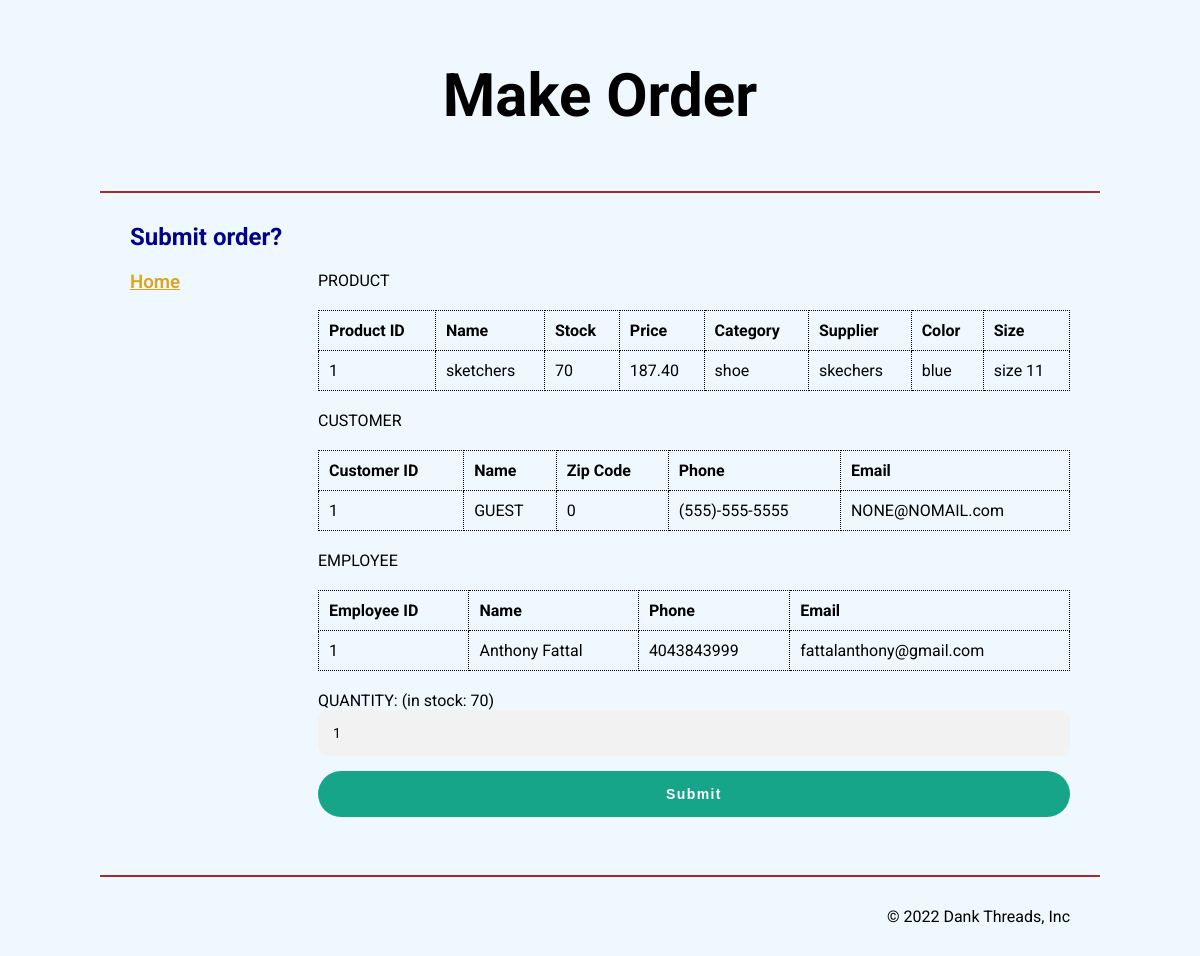
The page /placeorder.php?eid=1&cid=1&pid=1 on the database its author committed.
### tables this page shows
CREATE TABLE `products` (
  `pid` int(11) NOT NULL,
  `pname` varchar(255) NOT NULL,
  `stock` int(11) NOT NULL,
  `price` decimal(10,2) NOT NULL,
  `category` varchar(255) NOT NULL,
  `sid` int(255) NOT NULL,
  `color` varchar(255) NOT NULL,
  `psize` varchar(255) NOT NULL
);

CREATE TABLE `suppliers` (
  `sid` int(11) NOT NULL,
  `sname` varchar(250) NOT NULL
);

CREATE TABLE `customers` (
  `cid` int(11) NOT NULL,
  `cname` varchar(255) NOT NULL,
  `zip` int(11) NOT NULL,
  `phone_number` varchar(255) NOT NULL,
  `email` varchar(255) NOT NULL
);

CREATE TABLE `employees` (
  `eid` int(11) NOT NULL,
  `ename` varchar(255) NOT NULL,
  `phone_number` varchar(50) NOT NULL,
  `email` varchar(250) NOT NULL
);

### producttable.php (the view)
<?php
$sql3 = "SELECT *, suppliers.sname FROM `products` inner join suppliers where products.sid=suppliers.sid and pid=".$_REQUEST["pid"].";";
$result3 = mysqli_query($conn,$sql3);
$row3 = mysqli_fetch_assoc($result3);
echo '
<table class="list">
    <tr>
        <th>Product ID</th>
        <th>Name</th>
        <th>Stock</th>
        <th>Price</th>
        <th>Category</th>
        <th>Supplier</th>
        <th>Color</th>
        <th>Size</th>
    </tr>
    <tr>
        <td>'.$row3['pid'].'</td>
        <td>'.$row3['pname'].'</td>
        <td>'.$row3['stock'].'</td>
        <td>'.$row3['price'].'</td>
        <td>'.$row3['category'].'</td>
        <td>'.$row3['sname'].'</td>
        <td>'.$row3['color'].'</td>
        <td>'.$row3['psize'].'</td>
    </tr>
</table>';
?>

### placeorder.php (shortened to what this page needs)
<?php
include('db_conn.php');
?>
<!DOCTYPE html>
<html lang="en">
<head>
    <link rel="stylesheet" href="dtstyle.css">
    <link rel="stylesheet" href="formstyle.css">
</head>
<body>
    <header>
        <h1>
            Make Order
        </h1>
    </header>
    <main>
        <h2 class="page_title">
            Submit order?
        </h2>
        <div class="flex">
            <aside class="left">
                <h3 class="title"><a href="index.php">Home</a></h3>
            </aside>
            <aside class="right">
                PRODUCT
                <?php include('producttable.php'); ?>
                CUSTOMER
                <?php include('customertable.php'); ?>
                EMPLOYEE
                <?php include('employeetable.php'); ?>
                QUANTITY:
                (in stock: <?php echo $row3['stock']; ?>)
                <form method="post">
                    <input type="number" value="1" min="0" max = "<?php echo $row3['stock']; ?>" step="1" name="amount">
                    <button type="submit" name="submitamount">Submit</button>
                </form>
            </aside>
        </div>
    </main>
    <footer>
        <p>&copy; 2022 Dank Threads, Inc</p>
    </footer>
</body>
</html>

### customertable.php
<?php
$sql4 = "SELECT * FROM `customers` where cid=".$_REQUEST["cid"].";";
$result4 = mysqli_query($conn,$sql4);
$row4 = mysqli_fetch_assoc($result4);
echo '
<table class="list">
    <tr>
        <th>Customer ID</th>
        <th>Name</th>
        <th>Zip Code</th>
        <th>Phone</th>
        <th>Email</th>
    </tr>
    <tr>
        <td>'.$row4['cid'].'</td>
        <td>'.$row4['cname'].'</td>
        <td>'.$row4['zip'].'</td>
        <td>'.$row4['phone_number'].'</td>
        <td>'.$row4['email'].'</td>
    </tr>
</table>';
?>

### employeetable.php
<?php
$sql5 = "SELECT * FROM `employees` where eid=".$_REQUEST["eid"].";";
$result5 = mysqli_query($conn,$sql5);
$row5 = mysqli_fetch_assoc($result5);
echo '
<table class="list">
    <tr>
        <th>Employee ID</th>
        <th>Name</th>
        <th>Phone</th>
        <th>Email</th>
    </tr>
    <tr>
        <td>'.$row5['eid'].'</td>
        <td>'.$row5['ename'].'</td>
        <td>'.$row5['phone_number'].'</td>
        <td>'.$row5['email'].'</td>
    </tr>
</table>';
?>

### dtstyle.css (style rules this page uses)
* { margin: 0; padding: 0; font-family: sans-serif; }
body { max-width: 1000px; margin-left: auto; margin-right: auto; }
header { padding: 30px; border-bottom: 2px solid brown; }
main { padding: 30px; }
.flex { display: flex; flex-direction: row; flex-wrap: nowrap; padding: 20px 0; }
.page_title { color: darkblue; }
.title a { color: inherit !important; }
.title { margin-bottom: 10px; color: goldenrod; }
.left { width: 20%; }
.right { width: 80%; }
table.list { border: 2px gray groove; margin: 20px 0; }
table { margin: 20px 0; }
table.list, .list th, .list td { padding: 10px; border: 1px dotted; border-collapse: collapse; }
th, td { padding: 10px; }
input, select { padding: 5px; }
button { padding: 5px; }
main a { font-weight: 600; }
footer { padding: 30px; text-align: right; border-top: 2px solid brown; }

### formstyle.css (style rules this page uses)
* { background: aliceblue; font-family: FontAwesome, "Roboto", sans-serif; }
header { padding: 60px; text-align: center; color: black; font-size: 30px; font-family: FontAwesome, "Roboto", sans-serif; }
input { font-family: FontAwesome, "Roboto", sans-serif; outline: 0; background: #f2f2f2; width: 100%; border: 0; margin: 0 0 15px; padding: 15px; box-sizing: border-box; font-size: 14px; border-radius:10px; }
button { font-family: "Titillium Web", sans-serif; font-size: 14px; font-weight: bold; letter-spacing: .1em; outline: 0; background: #17a589; width: 100%; border: 0; border-radius:30px; margin: 0px 0px 8px; padding: 15px; color: #FFFFFF; -webkit-transition: all 0.3 ease; transition: all 0.3 ease; cursor: pointer; transition: all 0.2s; }
table { border-collapse: collapse; width: 100%; }
td, th { border: 1px solid black; text-align: left; padding: 8px; }
h1 { text-align: center; }

### rows shown on the page
products: pid "1", pname "sketchers", stock "70", price "187.40", category "shoe", sid.sname "skechers", color "blue", psize "size 11"
customers: cid "1", cname "GUEST", zip "0", phone_number "(555)-555-5555", email "NONE@NOMAIL.com"
employees: eid "1", ename "Anthony Fattal", phone_number "4043843999", email "fattalanthony@gmail.com"
